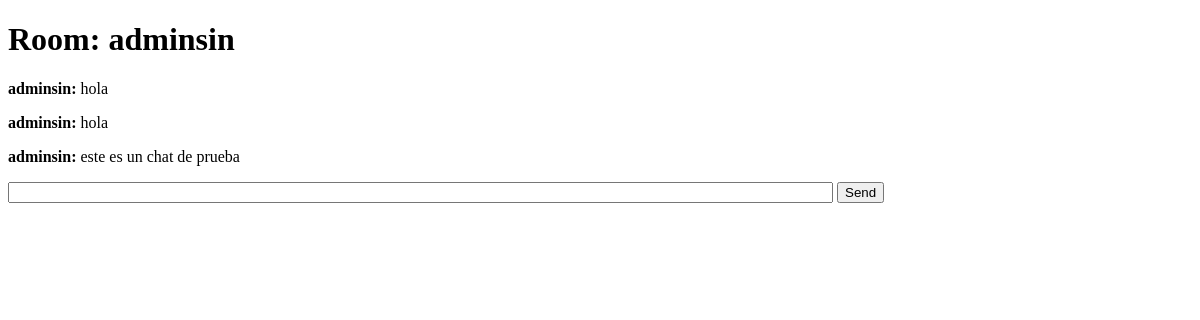
/chat/adminsin/adminsin/ (signed in), run on an earlier commit of the app's database.
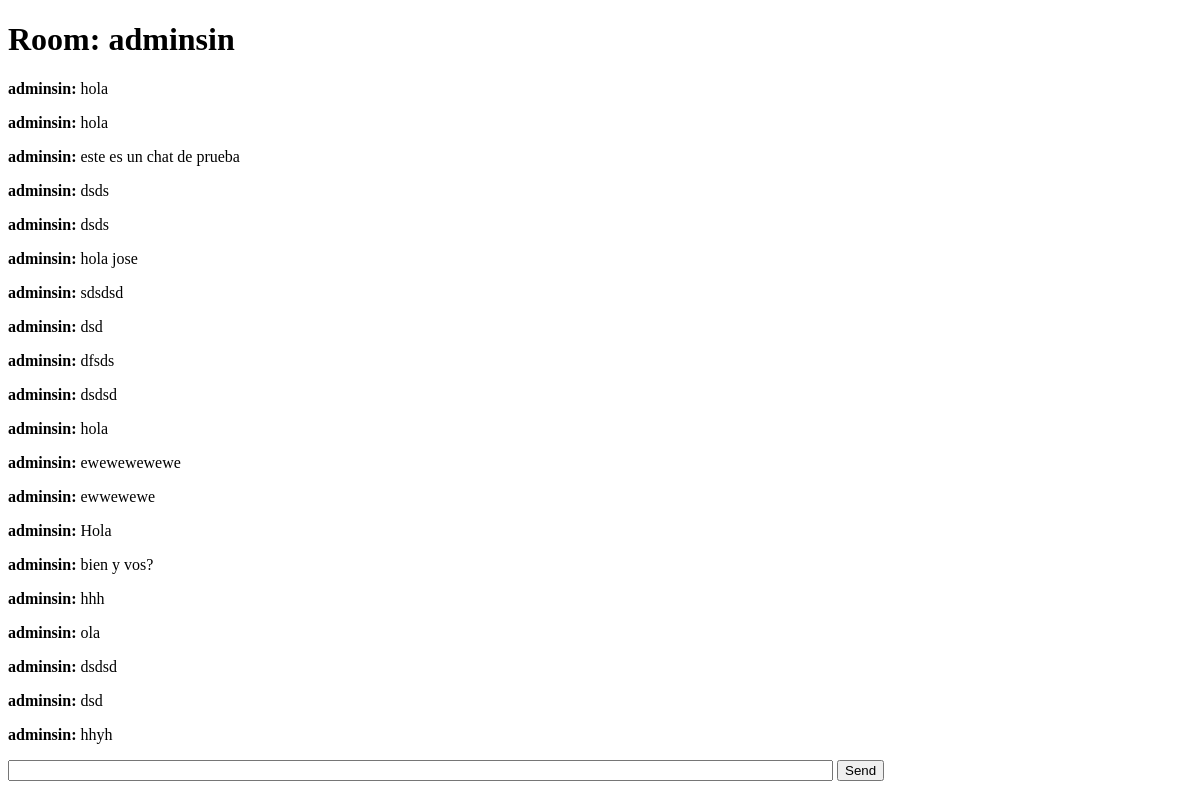
And on a later commit of the database.
### chat/models.py (models this page shows, shortened)
class Message(models.Model):
    sender = models.ForeignKey(User, related_name='sent_messages', on_delete=models.CASCADE)
    receiver = models.ForeignKey(User, related_name='received_messages', on_delete=models.CASCADE)
    message = models.TextField()
    timestamp = models.DateTimeField(auto_now_add=True)
    is_read = models.BooleanField(default=False)

### chat/views.py (the view)
# urls.py: path('<str:room_name>/<str:receiver>/', views.room, name='room'),
@login_required
def room(request, room_name, receiver):
    try:
        user = User.objects.get(username=room_name)
        is_private_chat = True
    except User.DoesNotExist:
        is_private_chat = False
    if is_private_chat:
        if not (request.user.is_staff or request.user.is_superuser or user.is_staff or user.is_superuser):
            return redirect('index')  # Redirigir si no tiene permiso
    else:
        try:
            chat_room = ChatRoom.objects.get(name=room_name, allowed_users=request.user)
        except ChatRoom.DoesNotExist:
            return redirect('index')  # Redirigir si no tiene acceso
    if is_private_chat:
        messages = Message.objects.filter(
            sender__username__in=[request.user.username, room_name],
            receiver__username__in=[request.user.username, room_name]
        ).order_by('timestamp')
    else:
        messages = Message.objects.filter(
            receiver__username=room_name
        ).order_by('timestamp')
    return render(request, 'chat/room.html', {
        'room_name': room_name,
        'receiver': receiver,
        'is_private_chat': is_private_chat,  # Indicar si es un chat individual
        'messages': messages,  # Pasar los mensajes antiguos al template
    })

### chat/templates/chat/room.html (shortened to what this page needs)
<!DOCTYPE html>
<html>
<head>
</head>
<body>
    <h1>Room: {{ room_name }}</h1>
    <div id="chat-log">
        {% for message in messages %}
            <p><b>{{ message.sender.username }}:</b> {{ message.message }}</p>
        {% endfor %}
    </div>
    <input id="chat-message-input" type="text" size="100">
    <input id="chat-message-submit" type="button" value="Send">
</body>
</html>

What changed in the data, as far as the page shows it:
added Message: sender.username "adminsin", message "dsds"
added Message: sender.username "adminsin", message "dsds"
added Message: sender.username "adminsin", message "hola jose"
added Message: sender.username "adminsin", message "sdsdsd"
added Message: sender.username "adminsin", message "dsd"
added Message: sender.username "adminsin", message "dfsds"
added Message: sender.username "adminsin", message "dsdsd"
added Message: sender.username "adminsin", message "hola"
added Message: sender.username "adminsin", message "ewewewewewe"
added Message: sender.username "adminsin", message "ewwewewe"
added Message: sender.username "adminsin", message "Hola"
added Message: sender.username "adminsin", message "bien y vos?"
added Message: sender.username "adminsin", message "hhh"
added Message: sender.username "adminsin", message "ola"
added Message: sender.username "adminsin", message "dsdsd"
added Message: sender.username "adminsin", message "dsd"
added Message: sender.username "adminsin", message "hhyh"
